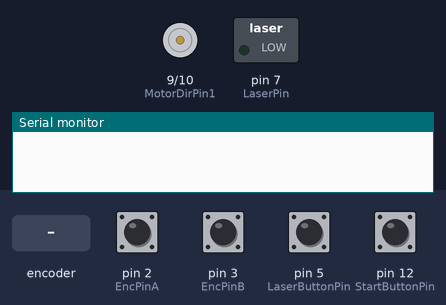
Bench run of a sketch on a simulated Arduino Uno, built with avr-gcc and run on an emulated ATmega328P. Shown: motor-driver pin pairs drawn as motors (green arrow = first pin HIGH = forward, orange = second pin HIGH = backward, longer = more drive, scaled by the enable pin), switched loads named in the sketch (green lamp = pin HIGH), the last lines printed to the serial monitor. Dashed ring = blinking. The inputs (shaded band) are chosen by the test bench; at power-on: pin 2 (EncPinA), pin 3 (EncPinB), pin 5 (LaserButtonPin), pin 12 (StartButtonPin) HIGH.

Above: at 1.2 s.
1.3 s: pin 5 (LaserButtonPin) pulled LOW for 1 s
At 1.45 s:
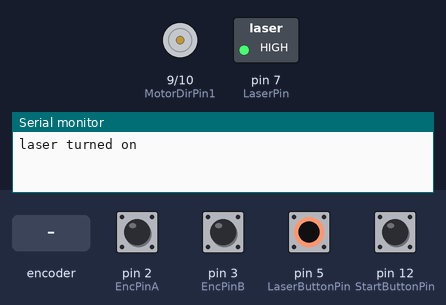
3.8 s: pin 12 (StartButtonPin) pulled LOW for 0.15 s
At 4.8 s:
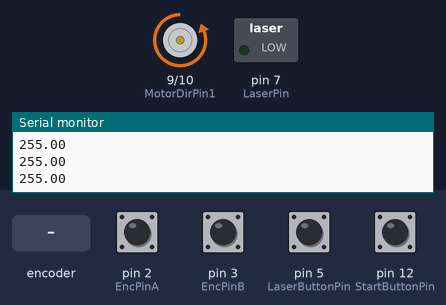
5.4 s: rotary encoder on pin 2 (EncPinA) / pin 3 (EncPinB) turned 1 step (first pin leading)
At 6.3 s:
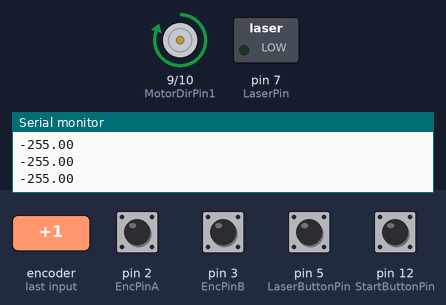
Timing chart, 0 to 8.4 s (numbered marks = the images above; inputs shaded):
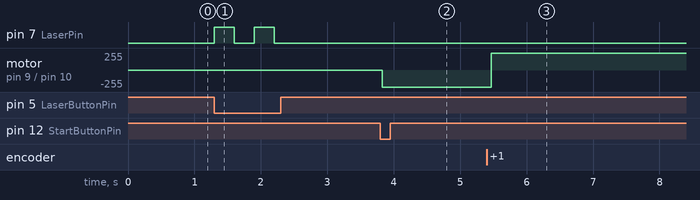

The sketch:

EV_PID.ino
```cpp
/*-------------------------------------------------------------------------

target distance, box distance
7 meters, box 28 inches left of starting point (car drifts right)
7.25?
7.5?
7.75? 13 inches left of end point
8 meters, box 34 inches left of starting point (car drifts right)
8.25?
8.5?
8.75? 38.83 inches left
9 box is 24 inches to the left of the ending point
9.25?
9.5?
9.75?
10 box is 3.25 inches behind the target point, and 30 inches to the left of the target point

// 1.25 meters to the left based per .25 increment of target distance
-------------------------------------------------------------------------*/

#include <math.h>

//pins for controlling direction of movement
#define MotorDirPin1 9
#define MotorDirPin2 10

//pin that controls the motor speed
#define MotorSpeedPin 11

double targetPos = 10;

//encoder stuff
volatile unsigned long currentPosENC = 0;
double pulsesPerRev;

//do NOT change off of pins 2 and 3, attachInterrupt is only on these pins and this capability is needed to make the code work
//attachInterrupt is essentially being able to run things in the background
#define EncPinA 2
#define EncPinB 3

//laser stuff
#define LaserPin 7
#define LaserButtonPin 5
bool laser = false;

//start button stuff
#define StartButtonPin 12
bool start = false;

//misc variables
double wheelDiameterCM = 5.08; //change back to 5.08


//variables that are the distance values converted into encoder units
double targetPosENC;

//variables used to break out of the pid loop
int count = 0;

//calculating pid
double calculatePID(double error, double kP, double kI, double kD, double totalError=0, double prevError=0, double integralThreshold=0, double maxI=500){
  //calculate integral
  if (integralThreshold != 0 && fabs(error) < integralThreshold){
    totalError += error;
  }
  else if (integralThreshold == 0){
    totalError += error;
  }
  if (error > 0) {
    if (totalError > maxI){
      totalError = maxI;
    }
  }
  else{
    if (totalError < -maxI){
      totalError = -maxI;
    }
  }

  //calculate derivative
  double derivative = error - prevError;
  prevError = error;

  //calculate output
  double speed = (error*kP) + (totalError*kI) + (derivative*kD);
  if (speed > 255){
    speed = 255; //cap the speed at the max speed of arduino - 255
  }
  else if (speed < -255){
    speed = -255;
  }


  //Serial.println(error);
  Serial.println(speed);

  return speed;
}

void setup() {
  // put your setup code here, to run once:
  Serial.begin(9600);

  pulsesPerRev = 170;

  // if (targetPos == 8){
  //   pulsesPerRev = 160; // 174 for 8
  // }
  // else if (targetPos == 7.75){
  //   pulsesPerRev = 160; // 174 for 8
  // }
  // else if (targetPos == 7){
  //   pulsesPerRev = 167.5;
  // }
  // else if (targetPos == 10){
  //   pulsesPerRev = 175.5;
  // }
  // else if (targetPos == 9){
  //   pulsesPerRev = 174.25;
  // }
  // else{
  //   pulsesPerRev = 173.5; // tune for 8.5
  // }

  //for drag racer
  // if (targetPos == 8){
  //   pulsesPerRev = 174; // 174 for 8
  // }
  // else if (targetPos == 7){
  //   pulsesPerRev = 173.5;
  // }
  // else{
  //   pulsesPerRev = 173.5; // tune for 8.5
  // }

  //increase ppr to go further, decrease to go less

  //init motor pins
  pinMode(MotorDirPin1, OUTPUT);
  pinMode(MotorDirPin2, OUTPUT);
  pinMode(MotorSpeedPin, OUTPUT);

  //init encoder pins
  pinMode(EncPinA, INPUT);
  pinMode(EncPinB, INPUT);
  digitalWrite(EncPinA, HIGH); //turn on pullup resistors - prevents floating states, by making the value default to HIGH whenever the encoder doesnt show a value
  digitalWrite(EncPinB, HIGH); //turn on pullup resistors - basically the sensor is always in a defined state so there are no tweakouts

  //setting up interrupt
  //A rising pulse from encoder activated ai0(). attachinterrupt 0 is digitalpin2 on most arduinos
  attachInterrupt(0, ai0, RISING);
  //B rising pulse from encoder activated ai1(). attachinterrupt 1 is digitalpin3 on most arduinos
  attachInterrupt(1, ai1, RISING);

  //initialize button pins
  pinMode(StartButtonPin, INPUT);
  digitalWrite(StartButtonPin, HIGH); //enable pullups to make pin high

  pinMode(LaserButtonPin, INPUT);
  digitalWrite(LaserButtonPin, HIGH); //enable pullups to make pin high

  //init laser pins
  pinMode(LaserPin, OUTPUT);
  digitalWrite(LaserPin, LOW); //start off

  //reset bools
  start = false;
  laser = false;

  //get enc values
  targetPosENC = getEncoderValue(targetPos, wheelDiameterCM, pulsesPerRev);
}

void loop() {
  // put your main code here, to run repeatedly:

  //laser button toggle
  if (digitalRead(LaserButtonPin) == LOW){
    if (laser == 0){
      Serial.println("laser turned on");
      digitalWrite(LaserPin, HIGH);
      laser = true;
      delay(300); //to prevent unintentional double clicks
    }
    else{
      Serial.println("laser is off");
      digitalWrite(LaserPin, LOW);
      laser = false;
      delay(300);
    }
  }

  //start button toggle
  if (digitalRead(StartButtonPin) == LOW){
    Serial.println("pid started");
    Serial.print("target pos in meters: ");
    Serial.println(targetPos);
    Serial.print("target pos in encoder ticks: ");
    Serial.println(targetPosENC);
    digitalWrite(LaserPin, LOW);
    currentPosENC = 0;
    start = true;
  }

  //pid loop below
  while (start==true){
    double error = (targetPosENC - currentPosENC) / 255;
    double speed = calculatePID(error, 200, 1.1, 0.2);

    //change motor direction based on the value of speed
    if (speed > 0){
      //set motor direction to forward
      digitalWrite(MotorDirPin1, LOW);
      digitalWrite(MotorDirPin2, HIGH);
    }
    else if (speed < 0){
      //set motor direction to reverse
      digitalWrite(MotorDirPin1, HIGH);
      digitalWrite(MotorDirPin2, LOW);

      speed = fabs(speed);
    }

    //run the motor
    analogWrite(MotorSpeedPin, speed);

    //break out of the loop
    if (error < 0){
      count++;
    }

    if (count > 60){
      //Serial.println("pid break");
      digitalWrite(LaserPin, LOW);
      //start = false;
    }
  }
}

void ai0() {
  //ai0 is activated if digitalpin nr 2 is going from low to high
  //check pin 3 to determine the direction
  if (digitalRead(3) == HIGH){
    currentPosENC++;
  }
  else{
    currentPosENC--;
  }
}

void ai1() {
  //ai1 is activated if digitalpin nr 3 is going from low to high
  //check with pin 2 to determine the direction
  if (digitalRead(2) == HIGH){
    currentPosENC--;
  }
  else{
    currentPosENC++;
  }
}

double getEncoderValue(double targetPos, double WD, double PPR){
  double wheelCircumference = M_PI * WD; //circumference is 2*pi*r or pi*d
  double tgtENCval = ((targetPos*100) / wheelCircumference) * PPR; //target pos is in meters times 100 -> target pos in cm divided by wheel circumference in cm -> rotations of wheel in target * times PPR -> pulses in target
  return tgtENCval;
}
```

Measured:
- after the input at 1.3 s, pin 7 (LaserPin): alternates HIGH for 0.30 s and LOW for 0.30 s, 4 changes in all, then stays LOW, starting at once
- after the input at 3.8 s, motor on pin 9 (MotorDirPin1) / pin 10 (MotorDirPin2): stopped → backward 255/255 at once
- after the input at 5.4 s, motor on pin 9 (MotorDirPin1) / pin 10 (MotorDirPin2): backward 255/255 → forward 255/255 after 0.07 s
